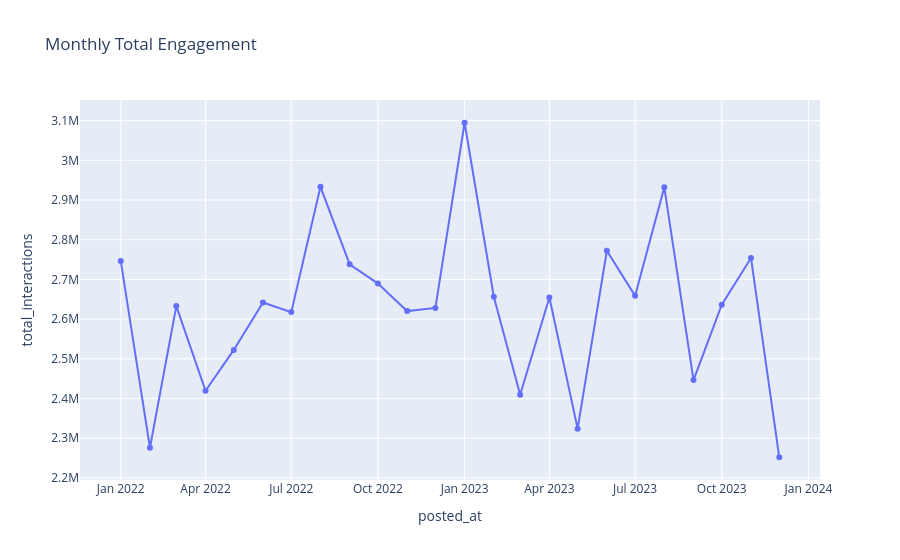

Notebook cell for this chart:
### Markdown cell above
#### Plotly(interactive)

### Code cell
#Interactive line chart- monthly engagement
monthly = (df.set_index(COL["date"]).resample("MS")["total_interactions"].sum().reset_index())
fig = px.line(monthly, x=COL["date"], y="total_interactions", markers=True,
              title="Monthly Total Engagement")
fig.show()

### Figure 1 — Plotly figure (JSON) as saved in the notebook; plotly's stock layout.template omitted (floating-point values rounded to 4 significant figures)
{"data": [{"hovertemplate": "posted_at=%{x}<br>total_interactions=%{y}<extra></extra>", "legendgroup": "", "line": {"color": "#636efa", "dash": "solid"}, "marker": {"symbol": "circle"}, "mode": "lines+markers", "name": "", "orientation": "v", "showlegend": false, "type": "scatter", "x": ["2022-01-01T00:00:00", "2022-02-01T00:00:00", "2022-03-01T00:00:00", "2022-04-01T00:00:00", "2022-05-01T00:00:00", "2022-06-01T00:00:00", "2022-07-01T00:00:00", "2022-08-01T00:00:00", "2022-09-01T00:00:00", "2022-10-01T00:00:00", "2022-11-01T00:00:00", "2022-12-01T00:00:00", "2023-01-01T00:00:00", "2023-02-01T00:00:00", "2023-03-01T00:00:00", "2023-04-01T00:00:00", "2023-05-01T00:00:00", "2023-06-01T00:00:00", "2023-07-01T00:00:00", "2023-08-01T00:00:00", "2023-09-01T00:00:00", "2023-10-01T00:00:00", "2023-11-01T00:00:00", "2023-12-01T00:00:00"], "xaxis": "x", "y": [2747000.0, 2276000.0, 2633000.0, 2420000.0, 2522000.0, 2642000.0, 2618000.0, 2933000.0, 2738000.0, 2690000.0, 2620000.0, 2628000.0, 3095000.0, 2657000.0, 2410000.0, 2655000.0, 2324234, 2772000.0, 2659000.0, 2932000.0, 2446000.0, 2636263, 2754000.0, 2252000.0], "yaxis": "y"}], "layout": {"legend": {"tracegroupgap": 0}, "title": {"text": "Monthly Total Engagement"}, "xaxis": {"anchor": "y", "domain": [0, 1], "title": {"text": "posted_at"}}, "yaxis": {"anchor": "x", "domain": [0, 1], "title": {"text": "total_interactions"}}}}
